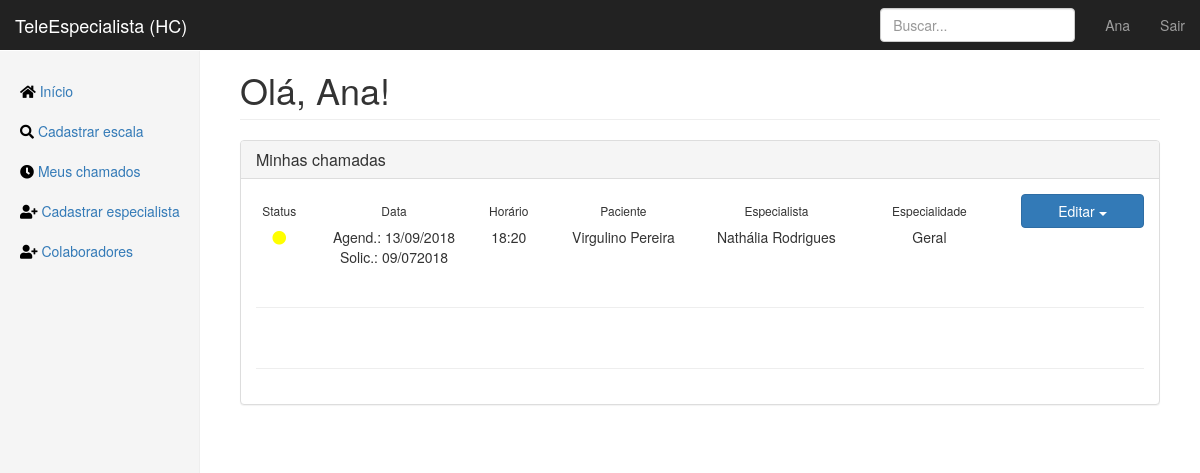
Before: /home (signed in) with the older database file.
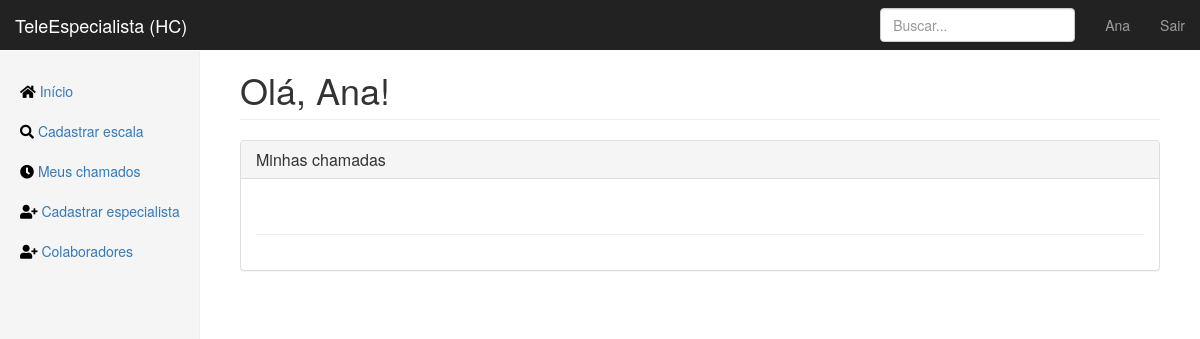
After: the same page with the newer database file.
### app/models.py (models this page shows, shortened)
class Consulta(db.Model):
    id = db.Column(db.Integer, primary_key=True)
    data_solicitacao = db.Column(db.DateTime, default=datetime.datetime.now)
    data_agendada = db.Column(db.DateTime, default=datetime.datetime.now)
    nome_paciente = db.Column(db.String(256))
    status = db.Column(db.String(256), default="Aguardando") # Aguardando, Confirmada, Cancelada
    link_consulta = db.Column(db.String(256), default="Empty")
    def get_other_doctor(self, user_eu):
        return self.doctors.filter(User.id!=user_eu.id)[0]

class User(db.Model, UserMixin):
    id = db.Column(db.Integer, primary_key=True)
    email = db.Column(db.String(120), unique=True, nullable=False)
    password = db.Column(db.String(64), nullable=False)
    image_file = db.Column(db.String(100))
    crm = db.Column(db.Integer, unique=True, nullable=False)
    fullname = db.Column(db.String(256), nullable=False)
    birthdate = db.Column(db.DateTime)
    birthcity = db.Column(db.String(256))
    birthstate = db.Column(db.String(2))
    rg = db.Column(db.String(12), unique=True, nullable=False)
    cpf = db.Column(db.String(12), unique=True, nullable=False)
    cep = db.Column(db.Integer)
    place = db.Column(db.String(64))
    address = db.Column(db.String(256))
    neighborhood = db.Column(db.String(128))
    city = db.Column(db.String(128))
    state = db.Column(db.String(2))
    phone_1 = db.Column(db.String(16), nullable=False)
    phone_2 = db.Column(db.String(16))
    specialties = db.relationship('Specialty', secondary=joinsSpecialtyUser,
    backref=db.backref('doctors', lazy='dynamic'))
    consultas = db.relationship('Consulta', secondary=joinConsultaUser,
    backref=db.backref('doctors', lazy='dynamic'))
    shifts = db.relationship('Calendar', secondary=joinCalendarUser,
    backref=db.backref('doctor', lazy='dynamic'))

class Specialty(db.Model):
    id = db.Column(db.Integer, primary_key=True)
    specialty = db.Column(db.String(64), unique=True, nullable=False)
    service_days = db.relationship('Calendar', backref='specialty')

### app/routes.py (the view)
@app.route("/home")
@login_required
def home():
    if current_user.specialties[0].specialty == 'Geral':
        homepage = 'home.html'
    else:
        homepage = 'homeSpecialist.html'
    return render_template(homepage, title="Início - TeleEspecialista")

### app/models.py (called while the page is built)
@login_manager.user_loader
def load_user(user_id):
    return User.query.get(int(user_id))

### app/templates/homeSpecialist.html (shortened to what this page needs)
{% extends "layout_specialist.html" %}
{% block content %}
<h1 class="page-header">Olá, {{ current_user.fullname.split(' ', 1)[0] }}!</h1>
<div class="panel panel-default">
    <div class="panel-heading">
        <h3 class="panel-title">Minhas chamadas</h3>
    </div>
    <div class="panel-body">
        {% for consulta in current_user.consultas[::-1] %}
        <div class="row">
            <div class="col-md-1 text-center">
                <h6>Status</h6>
                {% if consulta.status == "Aguardando" %}
                <i class="fas fa-circle" style="color:yellow;"></i>
                {% elif consulta.status == "Confirmada" %}
                <i class="fas fa-circle" style="color:lightgreen;"></i>
                {% else %}
                <i class="fas fa-circle" style="color:red;"></i>
                {%endif%}
            </div>
            <div class="col-md-2 text-center">
                <h6>Data</h6>
                Agend.: {{ consulta.data_agendada.strftime('%d/%m/%Y') }}
                Solic.: {{ consulta.data_solicitacao.strftime('%d/%m%Y') }}
            </div>
            <div class="col-md-1 text-center">
                <h6>Horário</h6>
                <p>{{ consulta.data_agendada.strftime('%H:%M') }}</p>
            </div>
            <div class="col-md-2 text-center">
                <h6>Paciente</h6>
                <p>{{ consulta.nome_paciente }}</p>
            </div>
            <div class="col-md-2 text-center">
                <h6>Especialista</h6>
                <p>{{consulta.get_other_doctor(current_user).fullname}}</p>
            </div>
            <div class="col-md-2 text-center">
                <h6>Especialidade</h6>
                <p>{{consulta.get_other_doctor(current_user).specialties[0].specialty}}</p>
            </div>
            <div class="col-md-2">
                <div class="btn-group btn-block">
                    <button type="button" class="btn btn-primary dropdown-toggle btn-block" data-toggle="dropdown" aria-haspopup="true" aria-expanded="false">
                        Editar <span class="caret"></span>
                    </button>
                </div>
            </div>
        </div>
        <br><hr>
        {% endfor %}
        <br><hr>
    </div>
</div>
{% endblock content %}

Changed rows visible on the page:
removed Consulta: status "Aguardando" (drawn), data_agendada "13/09/2018", data_solicitacao "09/072018", data_agendada "18:20", nome_paciente "Virgulino Pereira", get_other_doctor "Nathália Rodrigues", get_other_doctor "Geral"
